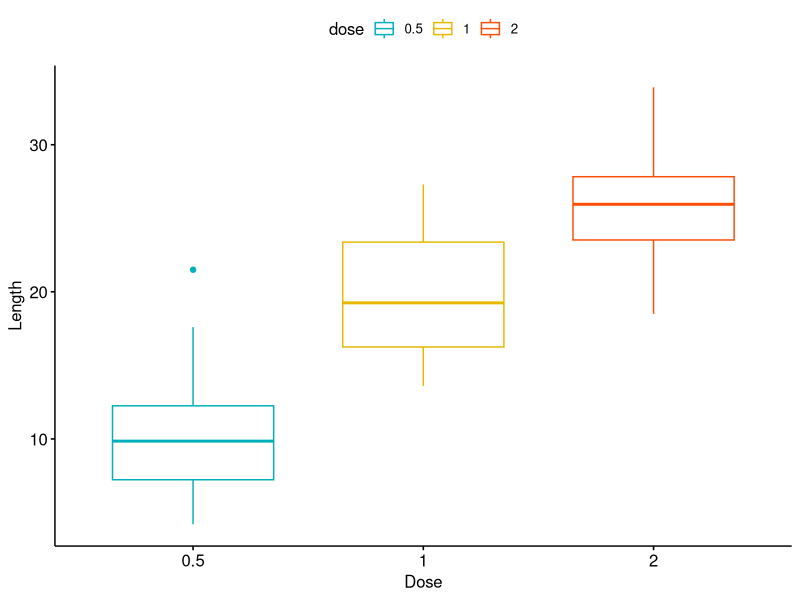
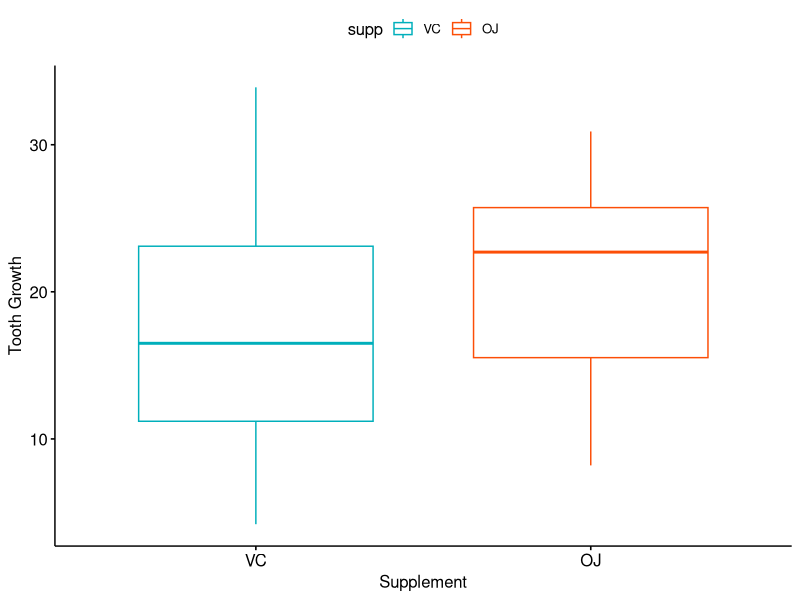

The R source for these figures, in order: (Note: this script raises an error after producing the figures.)
## ---- chunk 1
options(tinytex.verbose = TRUE)
## ---- chunk 2
  data(ToothGrowth)
  library(dplyr)
  library("ggpubr")
  library(gtable)
  library(knitr)
  library(kableExtra)
  library(ggplot2)
## ---- chunk 3
  
dose <- group_by(ToothGrowth, dose) %>%
  summarise(
    count = n(),
    mean = mean(len, na.rm = TRUE),
    sd = sd(len, na.rm = TRUE)
  )
  
supp<- group_by(ToothGrowth, supp) %>%
  summarise(
    count = n(),
    mean = mean(len, na.rm = TRUE),
    sd = sd(len, na.rm = TRUE)
  )
## ---- chunk 4

kable(dose, caption="Dose") %>%
  kable_styling(bootstrap_options = "striped", full_width = F, position = "left")
## ---- chunk 5

kable(supp, caption="Supplement") %>%
  kable_styling(bootstrap_options = "striped", full_width = F, position = "left")

## ---- chunk 6
  ggboxplot(ToothGrowth, x ="dose", y ="len", 
          color = "dose", palette = c("#00AFBB", "#E7B800", "#FC4E07"),
          order = c("0.5", "1", "2"),
          ylab = "Length", xlab = "Dose")
## ---- chunk 7
ggboxplot(ToothGrowth, x = "supp", y = "len", 
          color = "supp", palette = c("#00AFBB", "#FC4E07"),
          order = c("VC", "OJ"),
          ylab = "Tooth Growth", xlab = "Supplement")
  
## ---- chunk 8
t.test(len ~ supp, paired = FALSE, var.equal = TRUE, data = ToothGrowth)

res.aov <- aov(len ~ dose, data = ToothGrowth)
summary(res.aov)
